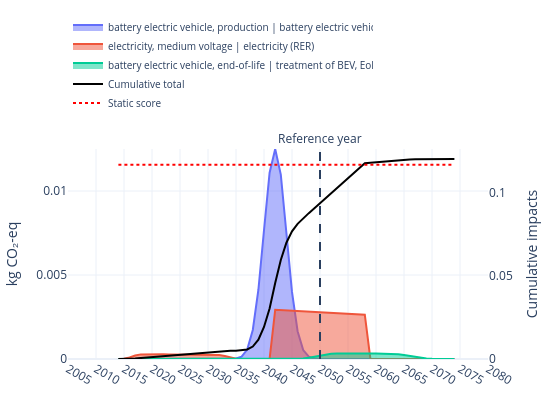

Notebook cell for this chart:
### Code cell
fig = plot_temporal_scores(
    results_by_year=results_by_year_BEV,
    stacked=False,
    trails=trails,
    title="",
    method_label="kg CO₂-eq",
    cumulative=False,
    width=550,
    height=400,
    year_tick=5,
    year_range=(2005, 2080),
    reference_year=ref_year,
    show_cumulative_axis=True,
    cumulative_axis_label="Cumulative impacts",
    legend_y=1.15,
    static_score=results_static_BEV["results_by_solve_year"][ref_year]["scores"],
    static_score_dash= "dot",
    static_score_color= "red",
    #y_max=0.015,
    #y2_max=0.20
)
fig.show()
